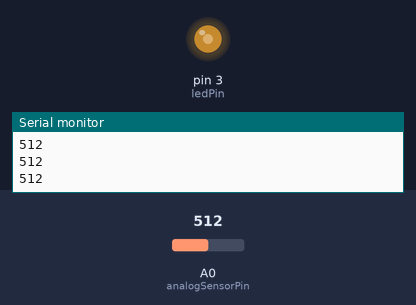
Recording of a sketch running on a simulated Arduino Uno, built with avr-gcc and run on an emulated ATmega328P. Parts: output pins drawn as LEDs (lit = HIGH), the last lines printed to the serial monitor. The inputs (shaded band) are chosen by the test bench; at power-on: A0 (analogSensorPin) = 512.

Above: at 1.3 s.
1.4 s: A0 (analogSensorPin) set to 716
At 2.1 s:
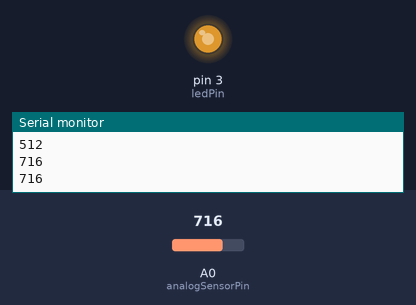
3.0 s: A0 (analogSensorPin) set to 900
At 3.3 s:
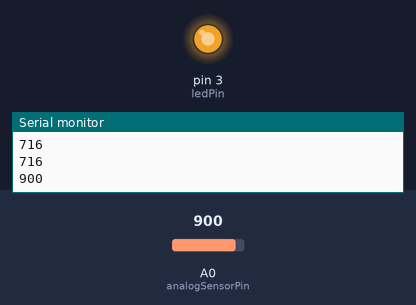
4.5 s: A0 (analogSensorPin) set to 122
At 5.6 s:
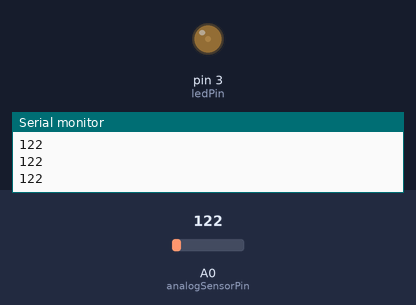
6.0 s: A0 (analogSensorPin) set to 0
At 6.8 s:
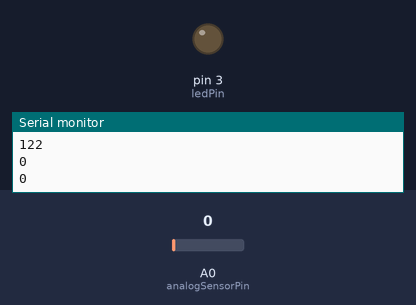
Timing chart, 0 to 8.5 s (numbered marks = the images above; inputs shaded):
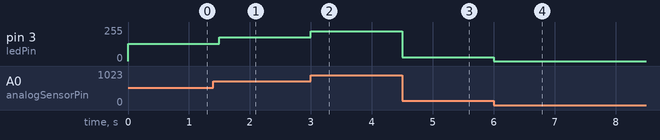

Measured:
- after the input at 1.4 s, pin 3 (ledPin): 128/255 → 179/255 after 0.10 s
- after the input at 3.0 s, pin 3 (ledPin): 179/255 → 225/255 at once
- after the input at 4.5 s, pin 3 (ledPin): 225/255 → 30/255 at once
- after the input at 6.0 s, pin 3 (ledPin): 30/255 → 0/255 at once

The sketch:

5_pot_controlled_led.ino
```cpp
// (licence header left out)
// potentiometer connected to analog input 0
const int analogSensorPin = A0;

// led connected to pin 3 (PWM capable)
const int ledPin = 3;

void setup() {
  // initialize serial communication at 9600 bps
  Serial.begin(9600);

  // set the led pin as an output
  pinMode(ledPin, OUTPUT);
}

void loop() {
  // read the value of the potentiometer
  int reading = analogRead(analogSensorPin);

  // analog read goes from 0 to 1023, analog write goes from 0 to 255
  // write the read value mapped to the proper scale
  analogWrite(ledPin, reading / 4);

  // print the read value
  Serial.println(reading);

  // keep the output from scrolling too fast
  delay(500);
}
```
